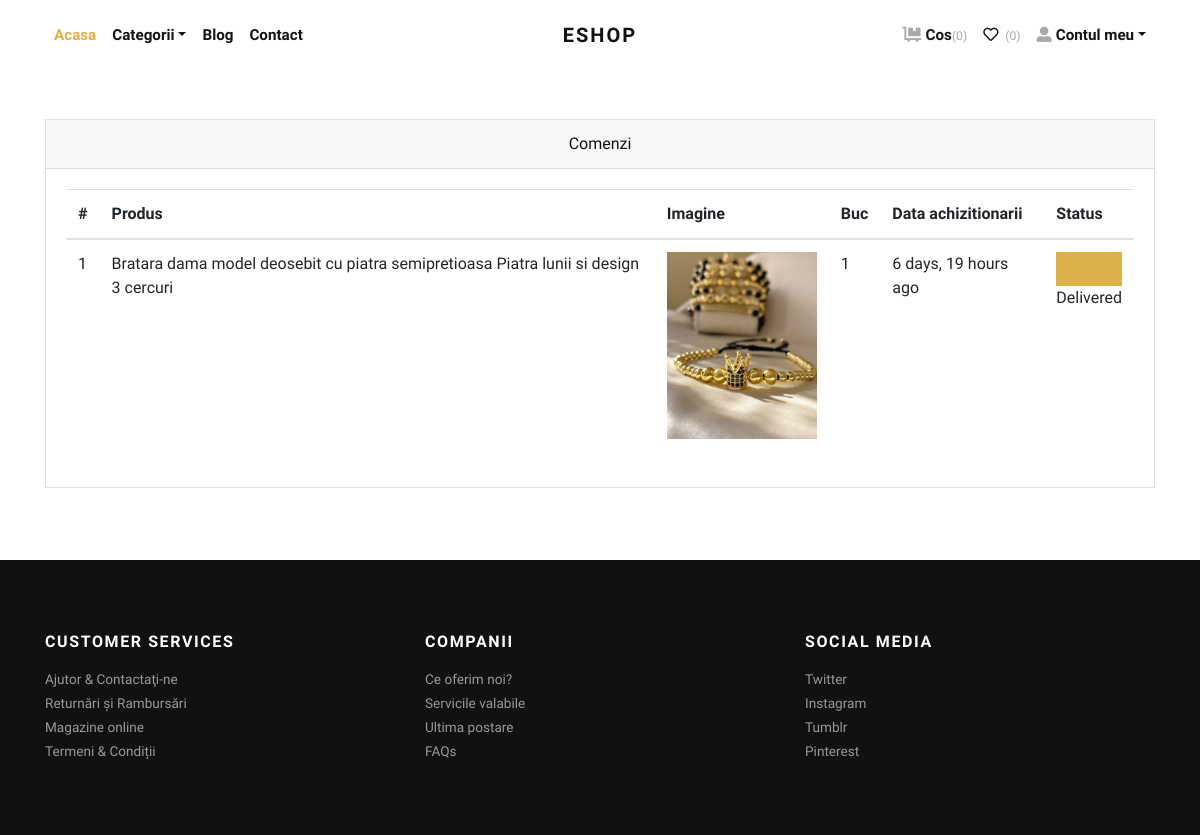
Screenshot of /orders/ (signed in) with the database file from the repository.
### store/models.py (models this page shows, shortened)
class Order(models.Model):
    user = models.ForeignKey(User, verbose_name="User", on_delete=models.CASCADE)
    address = models.ForeignKey(Address, verbose_name="Shipping Address", on_delete=models.CASCADE)
    product = models.ForeignKey(Product, verbose_name="Product", on_delete=models.CASCADE)
    quantity = models.PositiveIntegerField(verbose_name="Quantity")
    ordered_date = models.DateTimeField(auto_now_add=True, verbose_name="Ordered Date")
    status = models.CharField(
        choices=STATUS_CHOICES,
        max_length=50,
        default="Pending"
    )

class Product(models.Model):
    title = models.CharField(max_length=150, verbose_name="Product Title")
    slug = models.SlugField(max_length=160, verbose_name="Product Slug")
    sku = models.CharField(max_length=255, unique=True, verbose_name="Unique Product ID (SKU)")
    short_description = models.TextField(verbose_name="Short Description")
    detail_description = models.TextField(blank=True, null=True, verbose_name="Detail Description")
    product_image = models.ImageField(upload_to='product', blank=True, null=True, verbose_name="Product Image")
    price = models.DecimalField(max_digits=8, decimal_places=2)
    category = models.ForeignKey(Category, verbose_name="Product Categoy", on_delete=models.CASCADE)
    is_active = models.BooleanField(verbose_name="Is Active?")
    is_featured = models.BooleanField(verbose_name="Is Featured?")
    created_at = models.DateTimeField(auto_now_add=True, verbose_name="Created Date")
    updated_at = models.DateTimeField(auto_now=True, verbose_name="Updated Date")
    class Meta:
        verbose_name_plural = 'Products'
        ordering = ('-created_at',)

### store/views.py (the view)
# urls.py: path('orders/', views.orders, name="orders"),
@login_required
def orders(request):
    all_orders = Order.objects.filter(user=request.user).order_by('-ordered_date')
    return render(request, 'store/orders.html', {'orders': all_orders})

### store/context_preprocessors.py (called while the page is built)
def store_menu(request):
    categories = Category.objects.filter(is_active=True)
    context = {
        'categories_menu': categories,
    }
    return context

def cart_menu(request):
    if request.user.is_authenticated:
        cart_items= Cart.objects.filter(user=request.user)
        context = {
            'cart_items': cart_items,
        }
    else:
        context = {}
    return context

### store/templates/store/orders.html (shortened to what this page needs)
{% extends 'base.html' %}
{% load static %}
{% load humanize %}
    {% block content %}
      <div class="container py-5">
        <div class="row">
          <div class="col-lg-12">
            <div class="card mb-4" id="tables">
              <div class="card-header text-center">Comenzi</div>
              <div class="card-body">
                <table class="table table-hover">
                  <thead>
                    <tr>
                      <th>#</th>
                      <th>Produs</th>
                      <th>Imagine</th>
                      <th>Buc</th>
                      <th>Data achizitionarii</th>
                      <th>Status</th>
                    </tr>
                  </thead>
                  <tbody>
                    {% if orders %}
                    {% for order in orders %}
                    <tr>
                      <td>{{forloop.counter}}</td>
                      <td>{{order.product.title}}</td>
                      <td>
                        {% if order.product.product_image %}
                          <img src="{{order.product.product_image.url}}" alt="{{order.product.product_ttile}}" style="width:150px;">
                        {% endif %}
                      </td>
                      <td>{{order.quantity}}</td>
                      <td>{{order.ordered_date|naturaltime}}</td>
                      <td>
                        {% if order.status == 'Delivered' %}
                        <div class="bg-light border border-primary">
                            <div class="p-3 bg-primary" style="width:100%;"></div>
                        </div>
                        {% endif %}
                        {{order.status}}
                      </td>
                    </tr>
                    {% endfor %}
                    {% endif %}
                  </tbody>
                </table>
              </div>
            </div>
          </div>
        </div>
      </div>
{% endblock content %}

### store/static/css/style.default.css (style rules this page uses)
.border { border: 1px solid #dee2e6 !important; }
.border-primary { border-color: #dcb14a !important; }
body { font-family: "Libre Franklin", sans-serif; font-size: 1rem; font-weight: 400; line-height: 1.5; color: #111111; background-color: #fff; }
.bg-primary { background-color: #dcb14a !important; }
.bg-light { background-color: #f8f9fa !important; }
.card { background-color: #fff; border: 1px solid rgba(17, 17, 17, 0.125); border-radius: 0; }
.card-body { padding: 1.25rem; }
.card-header { padding: 0.75rem 1.25rem; background-color: rgba(17, 17, 17, 0.03); border-bottom: 1px solid rgba(17, 17, 17, 0.125); }
.card-header:first-child { border-radius: calc(0 - 1px) calc(0 - 1px) 0 0; }

### rows the page displays
Order: product "Bratara dama model deosebit cu piatra semipretioasa Piatra lunii si design 3 cercuri", product.product_image (picture), quantity "1", ordered_date "6 days, 19 hours ago", status "Delivered"

### other values shown
{{ cart_items.count }} "0"
